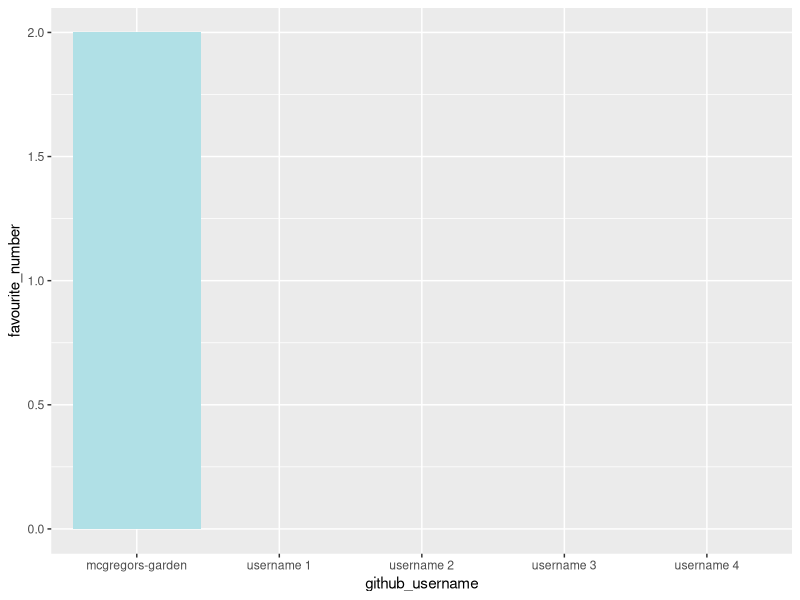

The R script that drew this image:
## ---- chunk 1
library(tidyverse) 
## ---- chunk 2
team_data <- tibble(
  name = c("Peter Rabbit", "jon smith", "eeshan marcus", 
           "member 3", "member 4"),
  github_username = c("mcgregors-garden", "username 1", "username 2", 
                      "username 3", "username 4"), 
  colour = c("powderblue", "red", "purple", 
             "yellow", "orange"),
  hobby = c("Hopping", "hobby 1", "hobby 2", 
            "hobby 3", "hobby 4"),
  favourite_number = c(2, NA, NA, NA, NA)
  )

team_data
## ---- chunk 3
p1 <- ggplot(data = team_data, 
             mapping = aes(x = github_username, 
                           y = favourite_number,
                           fill = colour), 
             ) +
   geom_col() +
   scale_fill_identity()
p1
